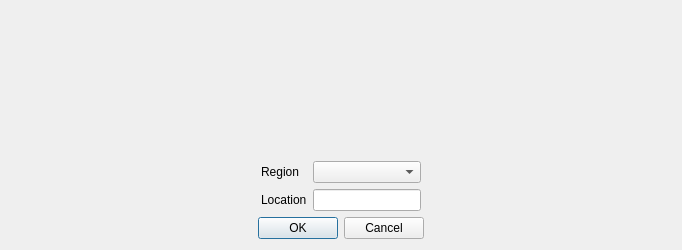
                 <widget class="QWidget" name="W_Worker_FormLocations">
                  <layout class="QVBoxLayout" name="verticalLayout_14">
                   <item>
                    <layout class="QFormLayout" name="formLayout">
                     <property name="leftMargin">
                      <number>250</number>
                     </property>
                     <property name="topMargin">
                      <number>150</number>
                     </property>
                     <property name="rightMargin">
                      <number>250</number>
                     </property>
                     <property name="bottomMargin">
                      <number>0</number>
                     </property>
                     <item row="0" column="0">
                      <widget class="QLabel" name="L_Workers_Locations_Region">
                       <property name="text">
                        <string>Region</string>
                       </property>
                      </widget>
                     </item>
                     <item row="0" column="1">
                      <widget class="QComboBox" name="CB_Workers_Locations_Region"/>
                     </item>
                     <item row="1" column="0">
                      <widget class="QLabel" name="L_Workers_Locations_Location">
                       <property name="text">
                        <string>Location</string>
                       </property>
                      </widget>
                     </item>
                     <item row="1" column="1">
                      <widget class="QLineEdit" name="LE_Workers_Locations_Location"/>
                     </item>
                    </layout>
                   </item>
                   <item>
                    <widget class="QDialogButtonBox" name="BB_Workers_locations_ConfirmationLocations">
                     <property name="standardButtons">
                      <set>QDialogButtonBox::Cancel|QDialogButtonBox::Ok</set>
                     </property>
                     <property name="centerButtons">
                      <bool>true</bool>
                     </property>
                    </widget>
                   </item>
                  </layout>
                 </widget>
